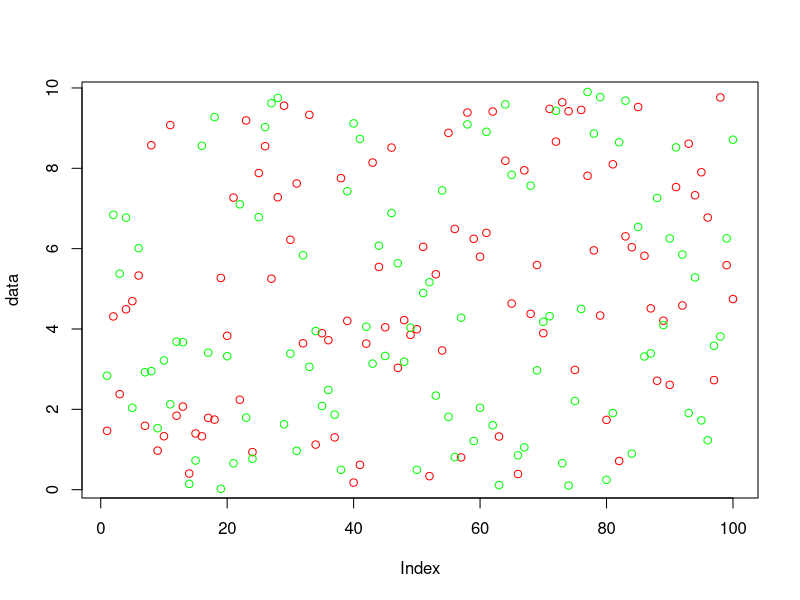

Generate this figure with R:
## ---- chunk 1
data <- runif(100,0,10)
data2 <- runif(100,0,10)
plot(data, col="red")
points(data2, col="green")

